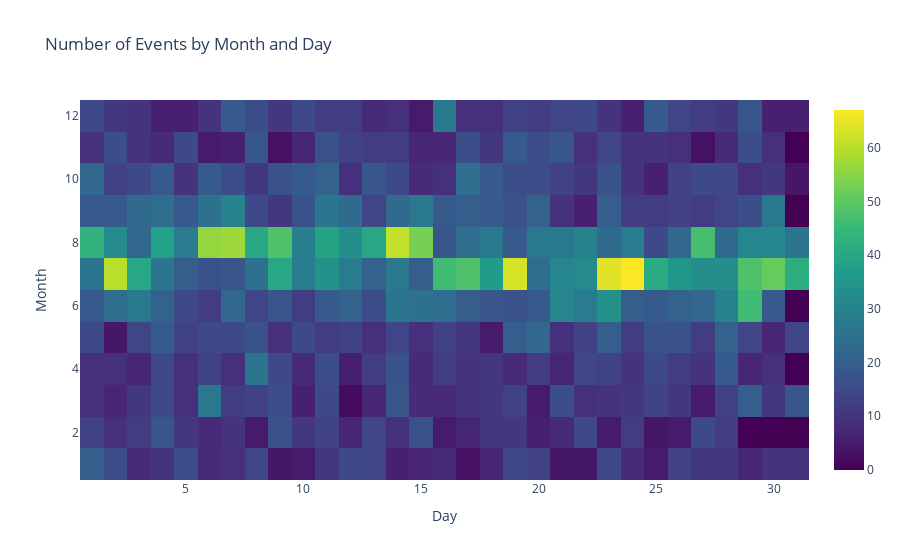

Source (notebook cell):
### Code cell
import pandas as pd
import plotly.graph_objects as go

# Convert 't0' to datetime object
interventions_dataset['t0'] = pd.to_datetime(interventions_dataset['t0'])

# Extract month and day from t0
interventions_dataset['Month'] = interventions_dataset['t0'].dt.month
interventions_dataset['Day'] = interventions_dataset['t0'].dt.day

# Define the event type to display (change this based on your requirement)
#selected_event_type = 'P036 - Heat stroke - solar stroke'
selected_event_type = 'P032 - Allergic reactions'

# Filter the dataset based on the selected event type
filtered_df = interventions_dataset[interventions_dataset['eventtype_trip'] == selected_event_type]

# Group by Month and Day, and count occurrences
grouped = filtered_df.groupby(['Month', 'Day']).size().unstack().fillna(0)

# Reverse the order of months
grouped = grouped.sort_index(ascending=False)

# Create the heatmap
heatmap = go.Heatmap(
    z=grouped.values,
    x=grouped.columns,
    y=grouped.index,
    colorscale='Viridis'
)

# Create the figure
fig = go.Figure(data=heatmap)

# Update layout
fig.update_layout(
    title='Number of Events by Month and Day',
    xaxis_title='Day',
    yaxis_title='Month'
)

# Show the figure
fig.show()

### Figure 1 — Plotly figure (JSON) as saved in the notebook; plotly's stock layout.template omitted (floating-point values rounded to 4 significant figures; data arrays with more than 128 entries replaced by an {"elided": "..."} marker saying what was removed)
{"data": [{"colorscale": [[0, "#440154"], [0.1111, "#482878"], [0.2222, "#3e4989"], [0.3333, "#31688e"], [0.4444, "#26828e"], [0.5556, "#1f9e89"], [0.6667, "#35b779"], [0.7778, "#6ece58"], [0.8889, "#b5de2b"], [1, "#fde725"]], "type": "heatmap", "x": [1, 2, 3, 4, 5, 6, 7, 8, 9, 10, 11, 12, 13, 14, 15, 16, 17, 18, 19, 20, 21, 22, 23, 24, 25, 26, 27, 28, 29, 30, 31], "y": [12, 11, 10, 9, 8, 7, 6, 5, 4, 3, 2, 1], "z": {"elided": "12x31 int values"}}], "layout": {"title": {"text": "Number of Events by Month and Day"}, "xaxis": {"title": {"text": "Day"}}, "yaxis": {"title": {"text": "Month"}}}}
